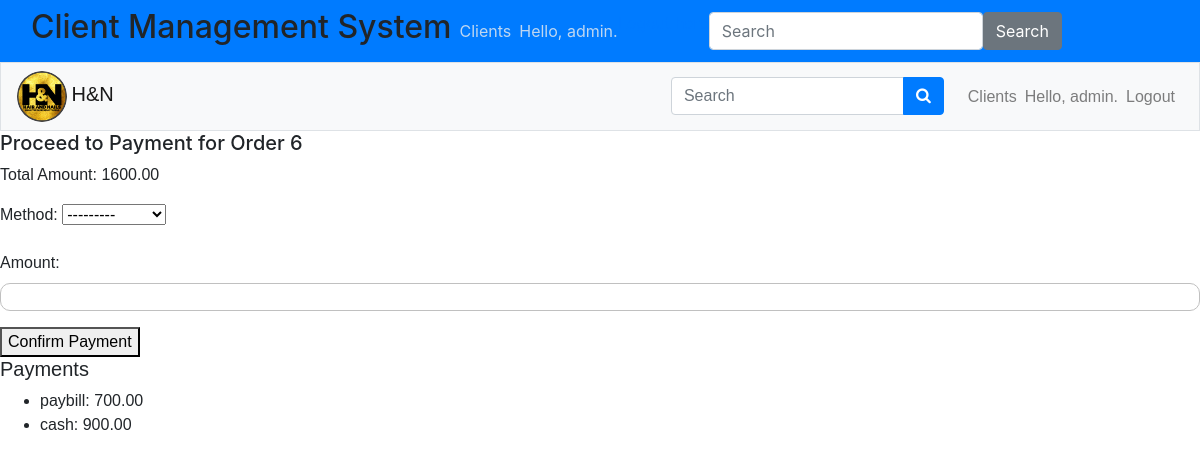
Page /services/order/proceed_to_payment/6/ (signed in) on the earlier database version.
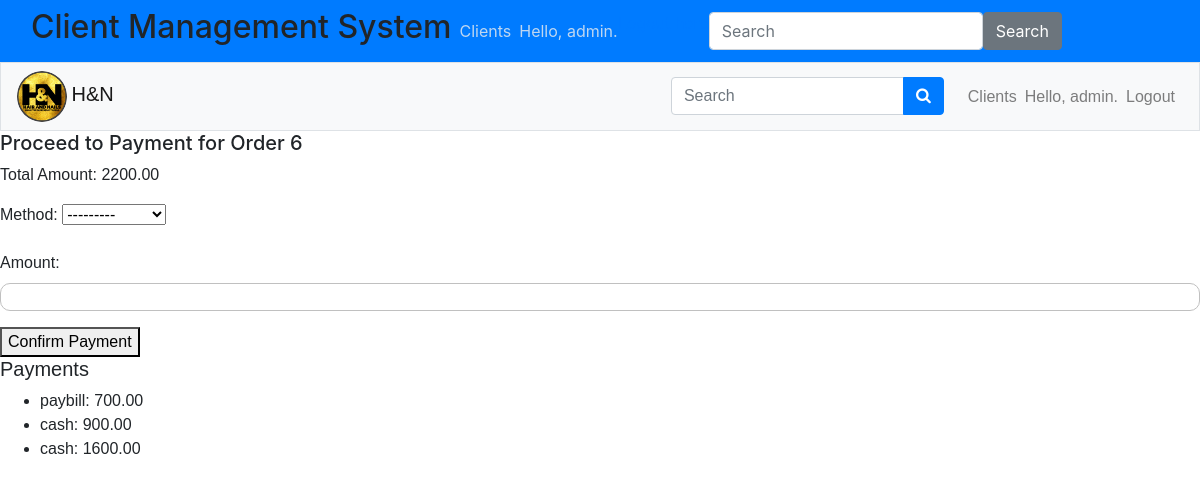
Same page on the later database version.
### services/models.py (models this page shows, shortened)
class Order(models.Model):
    client = models.ForeignKey(Client, on_delete=models.CASCADE)
    created_at = models.DateTimeField(default=timezone.now)
    status = models.CharField(max_length=10, choices=[('pending', 'Pending'), ('completed', 'Completed')], default='pending')
    total = models.DecimalField(max_digits=10, decimal_places=2, default=0)

class Payment(models.Model):
    PAYMENT_METHODS = [
        ('cash', 'Cash'),
        ('paybill', 'Paybill'),
        ('till_number', 'Till Number')
    ]
    order = models.ForeignKey(Order, on_delete=models.CASCADE)
    method = models.CharField(max_length=20, choices=PAYMENT_METHODS)
    amount = models.DecimalField(max_digits=10, decimal_places=2)

### services/views.py (the view)
# urls.py: path('order/proceed_to_payment/<int:order_id>/', views.proceed_to_payment, name='proceed_to_payment'),
@login_required
def proceed_to_payment(request, order_id):
    order = get_object_or_404(Order, id=order_id)
    if request.method == 'POST':
        form = PaymentForm(request.POST)
        if form.is_valid():
            payment = form.save(commit=False)
            payment.order = order
            payment.save()
            if sum(payment.amount for payment in order.payment_set.all()) >= order.total:
                order.status = 'completed'
                order.save()
                client = order.client
                Visit.objects.create(client=client)
            return redirect('services:order_detail', order.id)
    else:
        form = PaymentForm()
    return render(request, 'services/proceed_to_payment.html', {'form': form, 'order': order})

### users/forms.py
class PaymentForm(forms.ModelForm):
    class Meta:
        model = Payment
        fields = ['method', 'amount']

### services/templates/services/proceed_to_payment.html (shortened to what this page needs)
<!DOCTYPE html>
<html>
<head>
    {% extends 'users/base.html' %}
    {% block header %}
    <h5>Proceed to Payment for Order {{ order.id }}</h5>
    {% endblock header %}
    {% block content %}
    <p>Total Amount: {{ order.total }}</p>
    <form method="post">
        {{ form.as_p }}
        <button type="submit">Confirm Payment</button>
    </form>
    <h5>Payments</h5>
    <ul>
        {% for payment in order.payment_set.all %}
            <li>{{ payment.method }}: {{ payment.amount }}</li>
        {% endfor %}
    </ul>
    {% endblock content %}

Differences in the rows shown:
changed Order id 6: total "1600.00" → "2200.00"
added Payment: method "cash", amount "1600.00"
